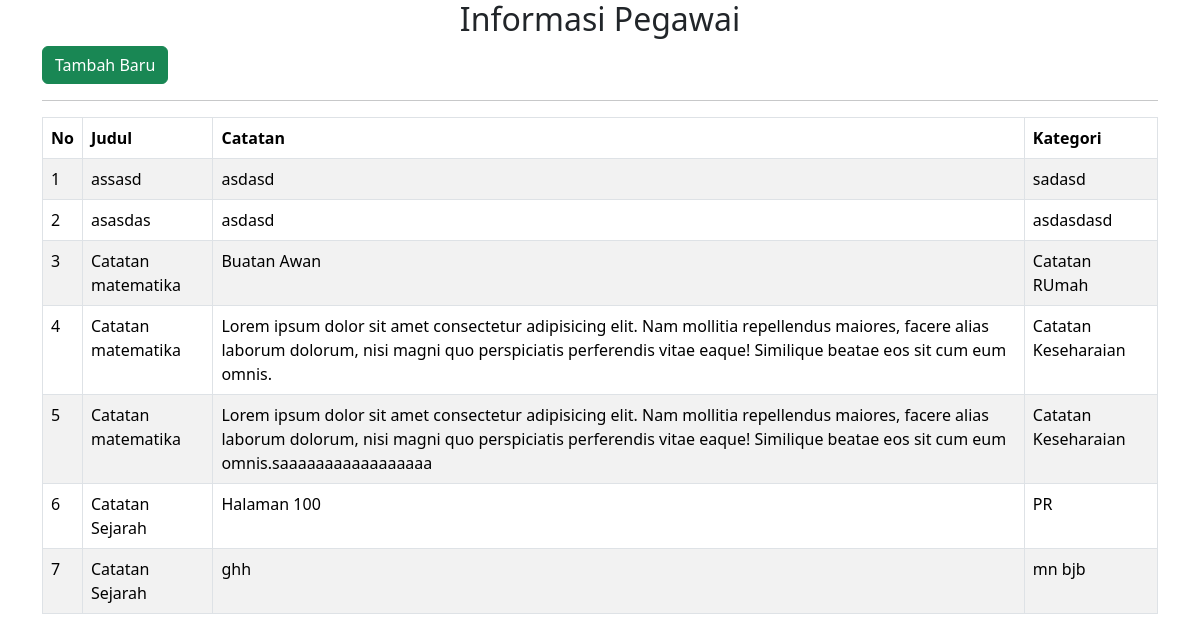
The page /tampil.php on the database its author committed.
### tables this page shows
CREATE TABLE `notes` (
  `no` int(11) NOT NULL,
  `judul` varchar(255) NOT NULL,
  `notes` text NOT NULL,
  `kategori` varchar(255) NOT NULL
);

### tampil.php (the view, shortened to what this page needs)
<!DOCTYPE html>
<html lang="en">
<head>
    <link rel="stylesheet" href="https://cdn.jsdelivr.net/npm/bootstrap@5.3.2/dist/css/bootstrap.min.css">
    <link rel="stylesheet" href="fontawesome-free-6.0.0-web\css\all.min.css">
</head>
<body>
    <div class="wrapper">
        <div class="container">
            <div class="row">
                <div class="col-md-12">
                    <div class="page-header clearfix">
                        <h2 class="text-center">Informasi Pegawai</h2>
                        <a href="index.php" class="btn btn-success">Tambah Baru</a>
                        <hr>
                    </div>
                    <?php
                    require_once "config.php";
                    $sql = "SELECT * FROM notes";
                    if($result = mysqli_query($link, $sql)){
                        if(mysqli_num_rows($result) > 0){
                            echo "<table class='table table-bordered table-striped'>";
                                echo "<thead>";
                                    echo "<tr>";
                                        echo "<th>No</th>";
                                        echo "<th>Judul</th>";
                                        echo "<th>Catatan</th>";
                                        echo "<th>Kategori</th>";
                                    echo "</tr>";
                                echo "</thead>";
                                echo "<tbody>";
                                while($row = mysqli_fetch_array($result)){
                                    echo "<tr>";
                                        echo "<td>" . $row['no'] . "</td>";
                                        echo "<td>" . $row['judul'] . "</td>";
                                        echo "<td>" . $row['notes'] . "</td>";
                                        echo "<td>" . $row['kategori'] . "</td>";
                                    echo "</tr>";
                                }
                                echo "</tbody>";
                            echo "</table>";
                        } else{
                            echo "<p class='lead'><em>No records were found.</em></p>";
                        }
                    } else{
                        echo "ERROR: Could not able to execute $sql. " . mysqli_error($link);
                    }
                    ?>
                </div>
            </div>
        </div>
    </div>
</body>
</html>

### rows shown on the page
notes: no "1", judul "assasd", notes "asdasd", kategori "sadasd"
notes: no "2", judul "asasdas", notes "asdasd", kategori "asdasdasd"
notes: no "3", judul "Catatan matematika", notes "Buatan Awan", kategori "Catatan RUmah"
notes: no "4", judul "Catatan matematika", notes "Lorem ipsum dolor sit amet consectetur adipisicing elit. Nam mollitia repellendus maiores, facere alias laborum dolorum, nisi magni quo perspiciatis perferendis vitae eaque! Similique beatae eos sit cum eum omnis.", kategori "Catatan Keseharaian"
notes: no "5", judul "Catatan matematika", notes "Lorem ipsum dolor sit amet consectetur adipisicing elit. Nam mollitia repellendus maiores, facere alias laborum dolorum, nisi magni quo perspiciatis perferendis vitae eaque! Similique beatae eos sit cum eum omnis.saaaaaaaaaaaaaaaaa", kategori "Catatan Keseharaian"
notes: no "6", judul "Catatan Sejarah", notes "Halaman 100", kategori "PR"
notes: no "7", judul "Catatan Sejarah", notes "ghh", kategori "mn bjb"
